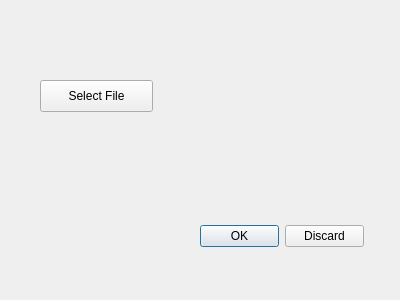
<?xml version="1.0" encoding="UTF-8"?>
<ui version="4.0">
 <class>WizardPage</class>
 <widget class="QWizardPage" name="WizardPage">
  <property name="geometry">
   <rect>
    <x>0</x>
    <y>0</y>
    <width>400</width>
    <height>300</height>
   </rect>
  </property>
  <property name="windowTitle">
   <string>WizardPage</string>
  </property>
  <widget class="QPushButton" name="pushButton">
   <property name="geometry">
    <rect>
     <x>40</x>
     <y>80</y>
     <width>113</width>
     <height>32</height>
    </rect>
   </property>
   <property name="text">
    <string>Select File</string>
   </property>
  </widget>
  <widget class="QDialogButtonBox" name="buttonBox">
   <property name="geometry">
    <rect>
     <x>200</x>
     <y>220</y>
     <width>164</width>
     <height>32</height>
    </rect>
   </property>
   <property name="standardButtons">
    <set>QDialogButtonBox::Discard|QDialogButtonBox::Ok</set>
   </property>
  </widget>
 </widget>
 <resources/>
 <connections/>
</ui>
